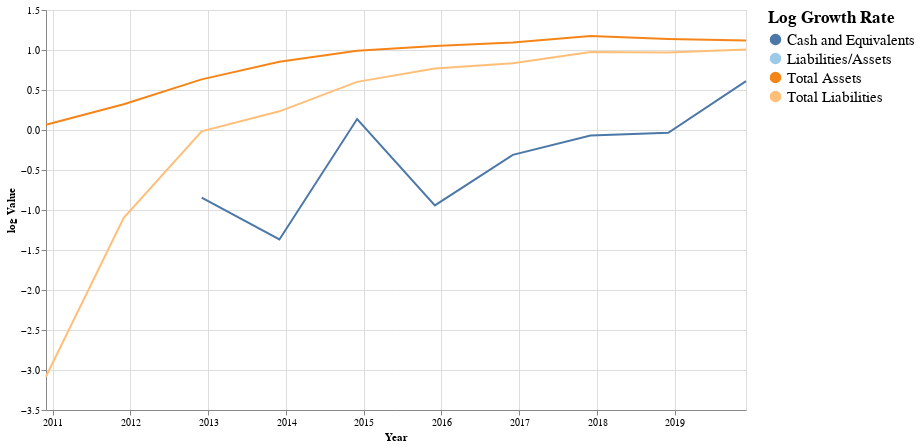

This figure's notebook cell:
### Code cell
#hide

#Take natural logs
df['log'] =  np.around(np.log(df['Value']), 4)
df['log Value'] =  np.around(np.log(df['log']), 4)
# select a point for which to provide details-on-demand
label = alt.selection_multi(fields=['Metric'], bind='legend', 
     on='mouseover',  # select on mouseover events
     nearest=True,    # select data point nearest the cursor
     empty='none'     # empty selection includes no data points
 )
# define our base line chart of stock prices
base = alt.Chart().mark_line().encode(
    
    alt.X('Year:T'),
    alt.Y('log Value:Q'),
    color = alt.Color('Metric:N', legend=alt.Legend(title="Log Growth Rate", labelFontSize=15, titleFontSize=17),
                     scale=alt.Scale(scheme='tableau20'))
                             

    )

alt.layer(
    base, # base line chart
    
    # add a rule mark to serve as a guide line
    alt.Chart().mark_rule(color='#aaa').encode(
        x='Year:T'
    ).transform_filter(label),
    
    # add circle marks for selected time points, hide unselected points
    base.mark_circle().encode(
        opacity=alt.condition(label, alt.value(1), alt.value(0))
    ).add_selection(label),

    # add white stroked text to provide a legible background for labels
    base.mark_text(align='left', dx=5, dy=-5, stroke='white', strokeWidth=2).encode(
        text='log Value:Q'
    ).transform_filter(label),

    # add text labels for stock prices
    base.mark_text(align='left', dx=5, dy=-5).encode(
        text='log Value:Q'
    ).transform_filter(label),
    
    data=df
).properties(
    width=700,
    height=400
)

### Figure 1 — Vega-Lite specification as saved in the notebook (floating-point values rounded to 4 significant figures)
{"config": {"view": {"continuousWidth": 400, "continuousHeight": 300}}, "layer": [{"mark": "line", "encoding": {"color": {"type": "nominal", "field": "Metric", "legend": {"labelFontSize": 15, "title": "Log Growth Rate", "titleFontSize": 17}, "scale": {"scheme": "tableau20"}}, "x": {"type": "temporal", "field": "Year"}, "y": {"type": "quantitative", "field": "log Value"}}}, {"mark": {"type": "rule", "color": "#aaa"}, "encoding": {"x": {"type": "temporal", "field": "Year"}}, "transform": [{"filter": {"selection": "selector016"}}]}, {"mark": "circle", "encoding": {"color": {"type": "nominal", "field": "Metric", "legend": {"labelFontSize": 15, "title": "Log Growth Rate", "titleFontSize": 17}, "scale": {"scheme": "tableau20"}}, "opacity": {"condition": {"value": 1, "selection": "selector016"}, "value": 0}, "x": {"type": "temporal", "field": "Year"}, "y": {"type": "quantitative", "field": "log Value"}}, "selection": {"selector016": {"type": "multi", "fields": ["Metric"], "bind": "legend", "on": "mouseover", "nearest": true, "empty": "none"}}}, {"mark": {"type": "text", "align": "left", "dx": 5, "dy": -5, "stroke": "white", "strokeWidth": 2}, "encoding": {"color": {"type": "nominal", "field": "Metric", "legend": {"labelFontSize": 15, "title": "Log Growth Rate", "titleFontSize": 17}, "scale": {"scheme": "tableau20"}}, "text": {"type": "quantitative", "field": "log Value"}, "x": {"type": "temporal", "field": "Year"}, "y": {"type": "quantitative", "field": "log Value"}}, "transform": [{"filter": {"selection": "selector016"}}]}, {"mark": {"type": "text", "align": "left", "dx": 5, "dy": -5}, "encoding": {"color": {"type": "nominal", "field": "Metric", "legend": {"labelFontSize": 15, "title": "Log Growth Rate", "titleFontSize": 17}, "scale": {"scheme": "tableau20"}}, "text": {"type": "quantitative", "field": "log Value"}, "x": {"type": "temporal", "field": "Year"}, "y": {"type": "quantitative", "field": "log Value"}}, "transform": [{"filter": {"selection": "selector016"}}]}], "data": {"name": "data-1906dbf5c4cbeeac9a877764919eb535"}, "height": 400, "width": 700, "$schema": "https://vega.github.io/schema/vega-lite/v4.0.2.json", "datasets": {"data-1906dbf5c4cbeeac9a877764919eb535": [{"Year": "12/1/2019", "Metric": "Cash and Equivalents", "Value": 6.312, "log Value": 0.6111, "log": 1.843}, {"Year": "12/1/2019", "Metric": "Total Liabilities", "Value": 15.47, "log Value": 1.008, "log": 2.739}, {"Year": "12/1/2019", "Metric": "Total Assets", "Value": 21.4, "log Value": 1.119, "log": 3.063}, {"Year": "12/1/2019", "Metric": "Liabilities/Assets", "Value": 0.7229, "log Value": null, "log": -0.3245}, {"Year": "12/1/2018", "Metric": "Cash and Equivalents", "Value": 2.624, "log Value": -0.0359, "log": 0.9647}, {"Year": "12/1/2018", "Metric": "Total Liabilities", "Value": 13.9, "log Value": 0.9677, "log": 2.632}, {"Year": "12/1/2018", "Metric": "Total Assets", "Value": 22.69, "log Value": 1.138, "log": 3.122}, {"Year": "12/1/2018", "Metric": "Liabilities/Assets", "Value": 0.6126, "log Value": null, "log": -0.49}, {"Year": "12/1/2017", "Metric": "Cash and Equivalents", "Value": 2.542, "log Value": -0.0694, "log": 0.933}, {"Year": "12/1/2017", "Metric": "Total Liabilities", "Value": 14.19, "log Value": 0.9755, "log": 2.652}, {"Year": "12/1/2017", "Metric": "Total Assets", "Value": 25.45, "log Value": 1.175, "log": 3.237}, {"Year": "12/1/2017", "Metric": "Liabilities/Assets", "Value": 0.5576, "log Value": null, "log": -0.5842}, {"Year": "12/1/2016", "Metric": "Cash and Equivalents", "Value": 2.081, "log Value": -0.3109, "log": 0.7328}, {"Year": "12/1/2016", "Metric": "Total Liabilities", "Value": 10.02, "log Value": 0.8349, "log": 2.305}, {"Year": "12/1/2016", "Metric": "Total Assets", "Value": 19.84, "log Value": 1.095, "log": 2.988}, {"Year": "12/1/2016", "Metric": "Liabilities/Assets", "Value": 0.505, "log Value": null, "log": -0.6831}, {"Year": "12/1/2015", "Metric": "Cash and Equivalents", "Value": 1.477, "log Value": -0.9416, "log": 0.39}, {"Year": "12/1/2015", "Metric": "Total Liabilities", "Value": 8.625, "log Value": 0.7677, "log": 2.155}, {"Year": "12/1/2015", "Metric": "Total Assets", "Value": 17.42, "log Value": 1.05, "log": 2.858}, {"Year": "12/1/2015", "Metric": "Liabilities/Assets", "Value": 0.4951, "log Value": null, "log": -0.703}, {"Year": "12/1/2014", "Metric": "Cash and Equivalents", "Value": 3.149, "log Value": 0.1372, "log": 1.147}, {"Year": "12/1/2014", "Metric": "Total Liabilities", "Value": 6.204, "log Value": 0.6017, "log": 1.825}, {"Year": "12/1/2014", "Metric": "Total Assets", "Value": 14.77, "log Value": 0.9905, "log": 2.693}, {"Year": "12/1/2014", "Metric": "Liabilities/Assets", "Value": 0.42, "log Value": null, "log": -0.8674}, {"Year": "12/1/2013", "Metric": "Cash and Equivalents", "Value": 1.29, "log Value": -1.368, "log": 0.2546}, {"Year": "12/1/2013", "Metric": "Total Liabilities", "Value": 3.535, "log Value": 0.2333, "log": 1.263}, {"Year": "12/1/2013", "Metric": "Total Assets", "Value": 10.44, "log Value": 0.8525, "log": 2.346}, {"Year": "12/1/2013", "Metric": "Liabilities/Assets", "Value": 0.3386, "log Value": null, "log": -1.083}, {"Year": "12/1/2012", "Metric": "Cash and Equivalents", "Value": 1.536, "log Value": -0.8458, "log": 0.4292}, {"Year": "12/1/2012", "Metric": "Total Liabilities", "Value": 2.673, "log Value": -0.0169, "log": 0.9832}, {"Year": "12/1/2012", "Metric": "Total Assets", "Value": 6.57, "log Value": 0.6326, "log": 1.883}, {"Year": "12/1/2012", "Metric": "Liabilities/Assets", "Value": 0.4068, "log Value": null, "log": -0.8993}, {"Year": "12/1/2011", "Metric": "Cash and Equivalents", "Value": 0.6328, "log Value": null, "log": -0.4575}, {"Year": "12/1/2011", "Metric": "Total Liabilities", "Value": 1.396, "log Value": -1.098, "log": 0.3336}, {"Year": "12/1/2011", "Metric": "Total Assets", "Value": 3.971, "log Value": 0.3214, "log": 1.379}, {"Year": "12/1/2011", "Metric": "Liabilities/Assets", "Value": 0.3515, "log Value": null, "log": -1.045}, {"Year": "12/1/2010", "Metric": "Cash and Equivalents", "Value": 0.359, "log Value": null, "log": -1.024}, {"Year": "12/1/2010", "Metric": "Total Liabilities", "Value": 1.047, "log Value": -3.081, "log": 0.0459}, {"Year": "12/1/2010", "Metric": "Total Assets", "Value": 2.906, "log Value": 0.0647, "log": 1.067}, {"Year": "12/1/2010", "Metric": "Liabilities/Assets", "Value": 0.3603, "log Value": null, "log": -1.021}]}}
